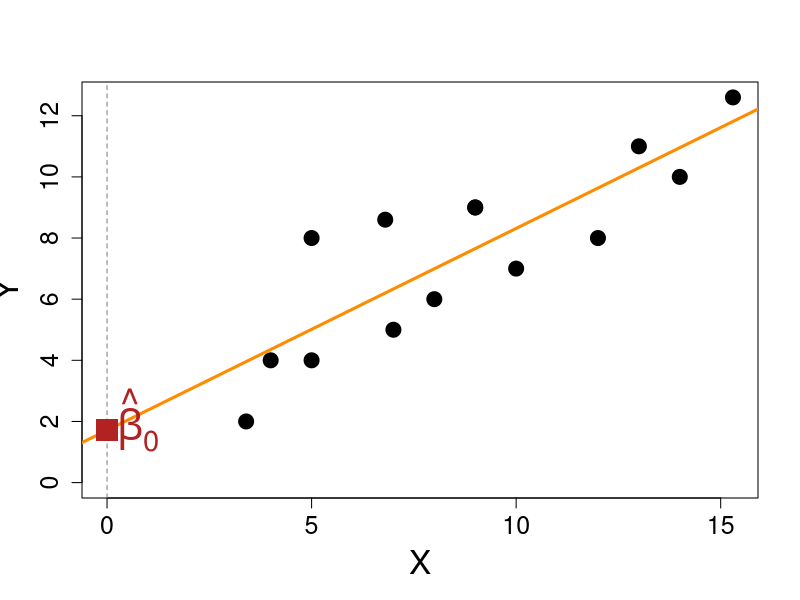
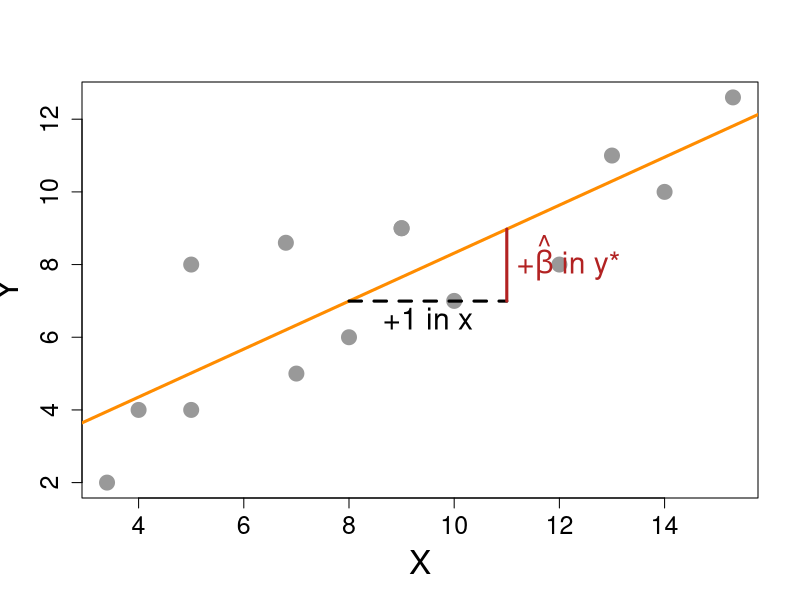
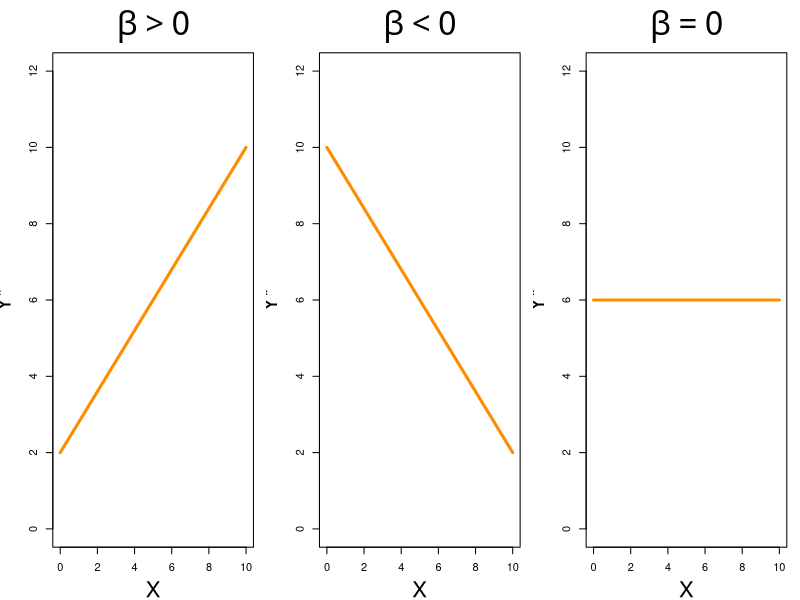
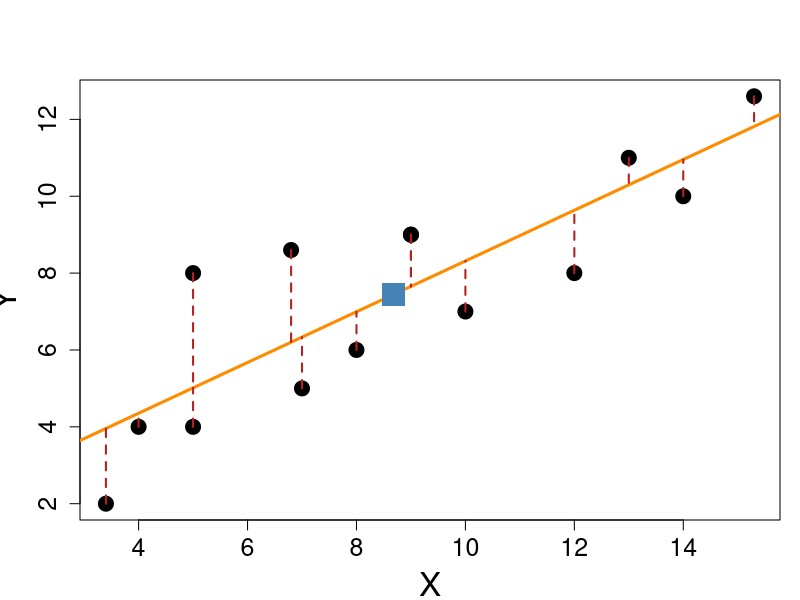
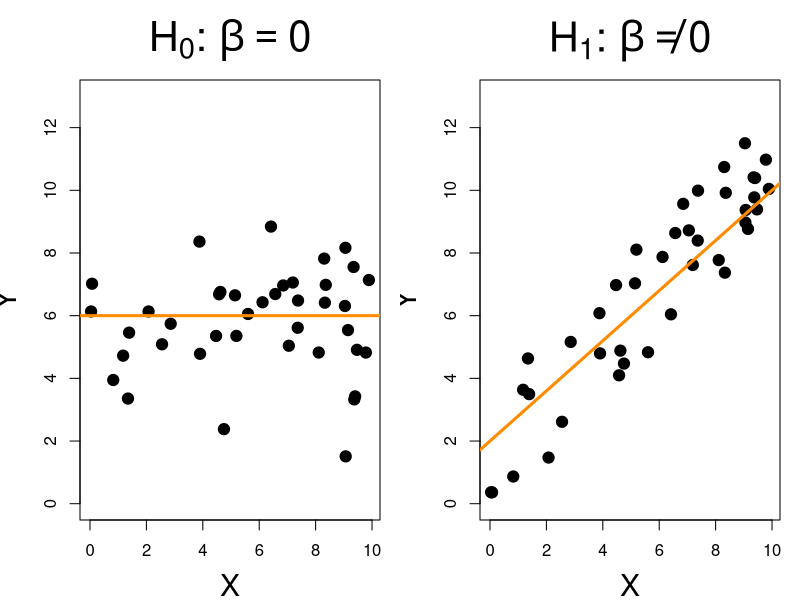
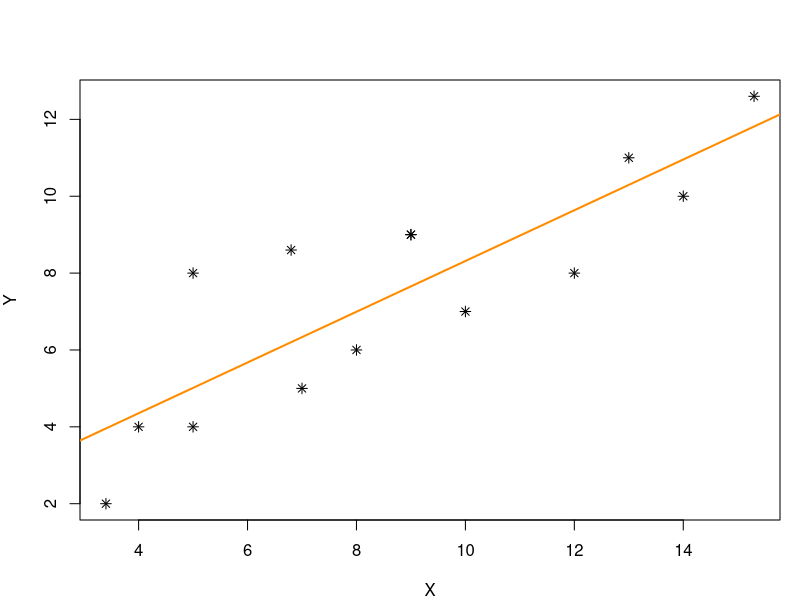
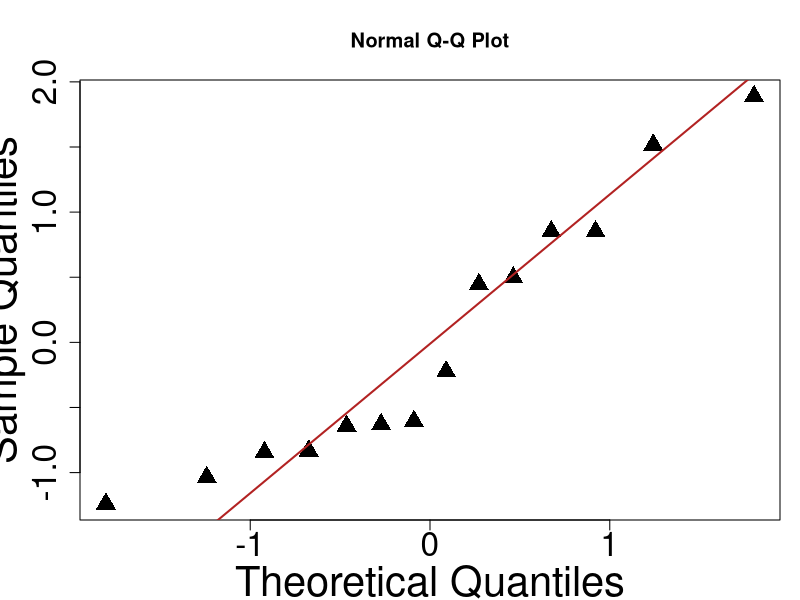
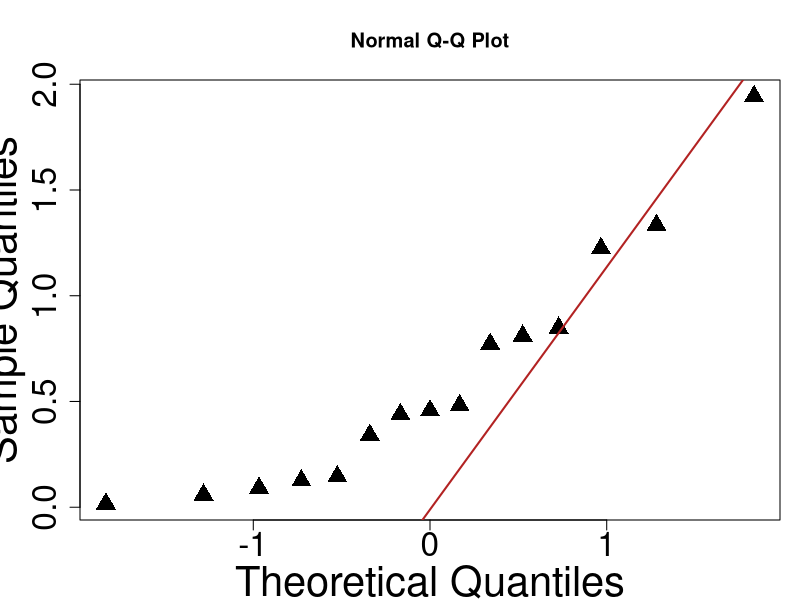

These figures' R source, in order:
## ---- chunk 1
#| include: false
# stampa l'output di summary(lm()) con i segnaposto tikzmark per le annotazioni

# racchiude in un tikzmarknode la prima occorrenza (letterale) di testo
segna = function(riga, testo, nome) {
  pos = regexpr(testo, riga, fixed = TRUE)
  if (pos < 0) return(riga)
  fine = pos + nchar(testo)
  paste0(substr(riga, 1, pos - 1),
         "\\tikzmarknode{", nome, "}{", testo, "}",
         substr(riga, fine, nchar(riga)))
}

# racchiude in un tikzmarknode il k-esimo "pezzo" (separato da spazi) di una riga
segna_pezzo = function(riga, k, nome) {
  m = gregexpr("\\S+", riga)[[1]]
  pos = m[k]
  fine = pos + attr(m, "match.length")[k]
  paste0(substr(riga, 1, pos - 1),
         "\\tikzmarknode{", nome, "}{", substr(riga, pos, fine - 1), "}",
         substr(riga, fine, nchar(riga)))
}

annota_lm = function(chiamata, parte) {
  out = capture.output(eval(parse(text = chiamata)))
  out = trimws(gsub("\t", "  ", out), "right")
  while (!nzchar(out[1])) out = out[-1]
  while (!nzchar(out[length(out)])) out = out[-length(out)]
  # toglie "Call:", la formula e la riga vuota (già nella slide precedente)
  out = out[-(1:3)]
  if (parte == 1) {
    i = grep("^Residuals:", out)
    out[i] = segna(out[i], "Residuals:", "res0")
    out[i + 2] = sprintf("\\tikzmarknode{res1}{%s}", out[i + 2])
    i = grep("Estimate", out)
    out[i] = segna(out[i], "Estimate", "est0")
    out[i] = segna(out[i], "Std. Error", "se0")
    out[i] = segna(out[i], "t value", "t0")
    out[i] = segna(out[i], "Pr(>|t|)", "p0")
    for (r in 1:2) {   # righe di intercetta e coefficiente angolare
      j = i + r
      # dall'ultimo pezzo al primo, così le posizioni non cambiano
      out[j] = segna_pezzo(out[j], 5, paste0("p", r))
      out[j] = segna_pezzo(out[j], 4, paste0("t", r))
      out[j] = segna_pezzo(out[j], 3, paste0("se", r))
      out[j] = segna_pezzo(out[j], 2, paste0("est", r))
    }
  } else {
    i = grep("^Residual standard error", out)
    out[i] = sub("^(Residual standard error: [0-9.]+)", "\\\\tikzmarknode{rse}{\\1}", out[i])
    out[i] = sub("([0-9]+ degrees of freedom)", "\\\\tikzmarknode{gdl}{\\1}", out[i])
    i = grep("R-squared", out)
    out[i] = sub("(Multiple R-squared: +[0-9.]+)", "\\\\tikzmarknode{r2}{\\1}", out[i])
    out[i] = sub("(Adjusted R-squared: +[0-9.]+)", "\\\\tikzmarknode{r2a}{\\1}", out[i])
    i = grep("^F-statistic", out)
    out[i] = sprintf("\\tikzmarknode{f}{%s}", out[i])
  }
  cat("```{=latex}\n",
      "\\begin{Verbatim}[commandchars=\\\\\\{\\}, fontsize=\\scriptsize, frame=single, framesep=2mm]\n",
      "> ", chiamata, "\n",
      paste(out, collapse = "\n"),
      "\n\\end{Verbatim}\n```\n", sep = "")
}
## ---- chunk 2
#| include: false
# dati di esempio usati in tutto il modulo
X = c(9, 8, 12, 9, 10, 14, 5, 4, 13, 7, 5, 3.4, 15.3, 6.8)
Y = c(9, 6, 8, 9, 7, 10, 8, 4, 11, 5, 4, 2, 12.6, 8.6)
LM = lm(Y ~ X)
b0 = unname(coef(LM)[1])
b = unname(coef(LM)[2])
## ---- chunk 3
#| echo: false
#| fig-align: center
plot(X, Y, pch = 19, cex = 2, xlim = c(0, max(X)),
     ylim = c(0, max(Y)), cex.axis = 1.5, cex.lab = 2)
abline(LM, lwd = 3, col = "darkorange")
abline(v = 0, lty = 2, col = "gray50")
points(0, b0, pch = 15, cex = 3, col = "firebrick")
text(0, b0, expression(hat(beta)[0]), pos = 4, cex = 2.5,
     col = "firebrick")
## ---- chunk 4
#| echo: false
#| fig-align: center
x1 = 8
x2 = 11
plot(X, Y, pch = 19, cex = 2, col = "gray60",
     cex.axis = 1.5, cex.lab = 2)
abline(LM, lwd = 3, col = "darkorange")
segments(x1, b0 + b * x1, x2, b0 + b * x1, lwd = 3, lty = 2)
segments(x2, b0 + b * x1, x2, b0 + b * x2, lwd = 3,
         col = "firebrick")
text((x1 + x2) / 2, b0 + b * x1, "+1 in x", pos = 1, cex = 1.8)
text(x2, (b0 + b * x1 + b0 + b * x2) / 2,
     expression("+" * hat(beta) * " in y*"), pos = 4, cex = 1.8,
     col = "firebrick")
## ---- chunk 5
#| echo: false
#| fig-align: center
#| out-width: 80%
par(mfrow = c(1, 3), mar = c(4, 4, 4, 1))
xx = seq(0, 10, length.out = 100)
plot(xx, 2 + 0.8 * xx, type = "l", lwd = 3, col = "darkorange",
     ylim = c(0, 12), xlab = "X", ylab = "Y*",
     main = expression(beta > 0), cex.main = 3, cex.lab = 2)
plot(xx, 10 - 0.8 * xx, type = "l", lwd = 3, col = "darkorange",
     ylim = c(0, 12), xlab = "X", ylab = "Y*",
     main = expression(beta < 0), cex.main = 3, cex.lab = 2)
plot(xx, rep(6, 100), type = "l", lwd = 3, col = "darkorange",
     ylim = c(0, 12), xlab = "X", ylab = "Y*",
     main = expression(beta == 0), cex.main = 3, cex.lab = 2)
par(mfrow = c(1, 1))
## ---- chunk 6
#| echo: false
#| fig-align: center
#| out-width: 75%
plot(X, Y, pch = 19, cex = 2, cex.axis = 1.5, cex.lab = 2)
abline(LM, lwd = 3, col = "darkorange")
segments(X, Y, X, fitted(LM), col = "firebrick", lty = 2, lwd = 2)
points(mean(X), mean(Y), pch = 15, cex = 3, col = "steelblue")
## ---- chunk 7
lm(Y ~ X) 
## ---- chunk 8
coef(lm(Y ~ X)) 
## ---- chunk 9
#| echo: false
#| fig-align: center
#| out-width: 90%
set.seed(42)
par(mfrow = c(1, 2), mar = c(4, 4, 4, 1))
xs = runif(40, 0, 10)
y0 = 6 + rnorm(40, 0, 1.5)
y1 = 2 + 0.8 * xs + rnorm(40, 0, 1.5)
plot(xs, y0, pch = 19, xlab = "X", ylab = "Y", ylim = c(0, 13),
     main = expression(H[0] * ": " * beta == 0), cex.main = 2.5,
     cex.lab = 1.8, cex = 1.5)
abline(h = 6, lwd = 3, col = "darkorange")
plot(xs, y1, pch = 19, xlab = "X", ylab = "Y", ylim = c(0, 13),
     main = expression(H[1] * ": " * beta != 0), cex.main = 2.5,
     cex.lab = 1.8, cex = 1.5)
abline(2, 0.8, lwd = 3, col = "darkorange")
par(mfrow = c(1, 1))
## ---- chunk 10
#| echo: false
X = c(9,8,12,9,10,14,5,4,13,7,5,3.4,15.3,6.8)
Y = c(9,6,8,9,7,10,8,4,11,5,4,2,12.6,8.6)
LM = lm(Y~X)
plot(X,Y, pch = 8)
abline(LM, lwd = 2, col = "darkorange")
## ---- chunk 11
summary(LM)
## ---- chunk 12
#| echo: false
#| results: asis
annota_lm("summary(LM)", parte = 1)
## ---- chunk 13
#| echo: false
#| results: asis
annota_lm("summary(LM)", parte = 2)
## ---- chunk 14
#| include: false
cf = summary(LM)$coefficients
p_fmt = function(p) ifelse(p < .001, "< .001", paste("=", round(p, 3)))
fs = summary(LM)$fstatistic
pF = pf(fs[1], fs[2], fs[3], lower.tail = FALSE)
## ---- chunk 15
coefs = data.frame(summary(LM)$coefficients)
qt95 = qt(.975, 12)
deltaB0 = coefs$Std..Error[1]*qt95
deltaB1 = coefs$Std..Error[2]*qt95
CIB0 = c(coefs$Estimate[1]-deltaB0, 
         coefs$Estimate[1]+deltaB0)
CIB1 = c(coefs$Estimate[2]-deltaB1, 
         coefs$Estimate[2]+deltaB1)
CIB0
CIB1
## ---- chunk 16
#| echo: false
#| fig-align: center
z_res = scale(LM$residuals)[,1]
qqnorm(z_res, cex.axis = 2, cex.lab = 2.5, cex = 2, pch = 17)
qqline(z_res, lwd = 2, col ="firebrick")

## ---- chunk 17
#| echo: false
#| fig-align: center
set.seed(123)
myg = rgamma(15, 1, 2)
qqnorm(myg, cex.axis = 2, cex.lab = 2.5, cex = 2, pch = 17)
qqline(z_res, lwd = 2, col ="firebrick")
## ---- chunk 18
#| echo: false
#| fig-align: center

plot(X, residuals(LM), cex.axis = 2, cex.lab = 2.5, cex = 2, pch = 17, ylab = "Residui")
abline(h = 0, lwd = 2, col = "gray67", lty = 2)
## ---- chunk 19
#| echo: false
#| fig-align: center

myy = scale(X*rnorm(length(X), mean = 4, 2))[,1]

plot(X, myy, 
     cex.axis = 2, cex.lab = 2.5, cex = 2, pch = 17, ylab = "Residui")
abline(h = 0, lwd = 2, col = "gray67", lty = 2)
